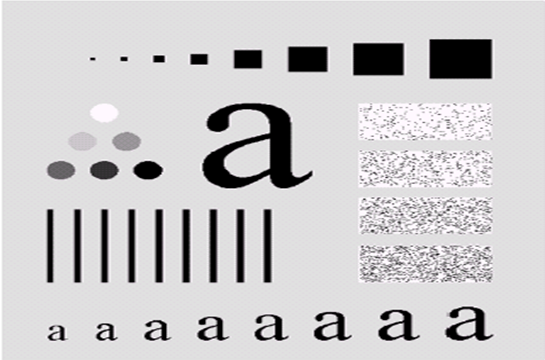
#> input picture test_imgs/test_img.png, 545 x 360 px
$ jupyter execute problem5.ipynb   (older library calls are emulated)
#> lines starting #> are read from the running program, lines starting #| are printed output that depends on the picture
# 5. Write a program for finding edges in an image using Sobel filter.

[cell 1]
import cv2
import numpy as np
import matplotlib.pyplot as plt

def read_img(image_path):
#> called with image_path = '../test_imgs/test_img.png'
    img = cv2.imread(image_path, cv2.IMREAD_GRAYSCALE)
#> img: shape (360, 545); min 0, max 255, mean 202.5
    if img is None:
        raise ValueError(f"Error: Unable to read image at {image_path}")
    return img

def sobel_edge_detection(image):
    sobel_x = cv2.Sobel(image, cv2.CV_64F, 1, 0, ksize=3)
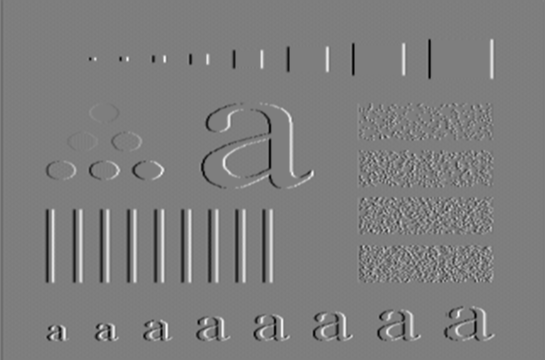
#> sobel_x: shape (360, 545) float64; min -841, max 858, mean -0.4; drawn with min black and max white
    sobel_y = cv2.Sobel(image, cv2.CV_64F, 0, 1, ksize=3)
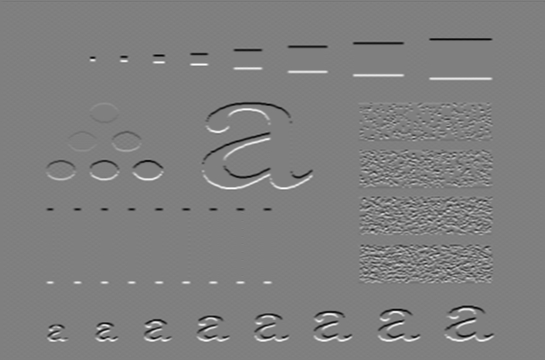
#> sobel_y: shape (360, 545) float64; min -988, max 987, mean -0.1; drawn with min black and max white

    magnitude = np.sqrt(sobel_x**2 + sobel_y**2)
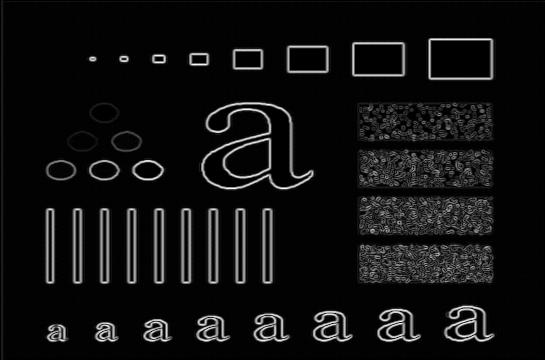
#> magnitude: shape (360, 545) float64; min 0, max 988.7, mean 66.4; drawn with min black and max white
    magnitude = np.clip(magnitude, 0, 255).astype(np.uint8)
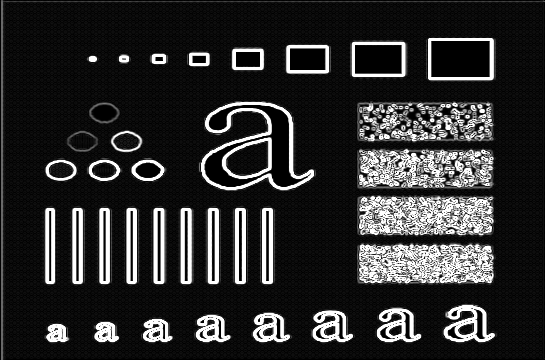
#> magnitude: shape (360, 545); min 0, max 255, mean 45.3

    sobel_x_disp = cv2.convertScaleAbs(sobel_x)
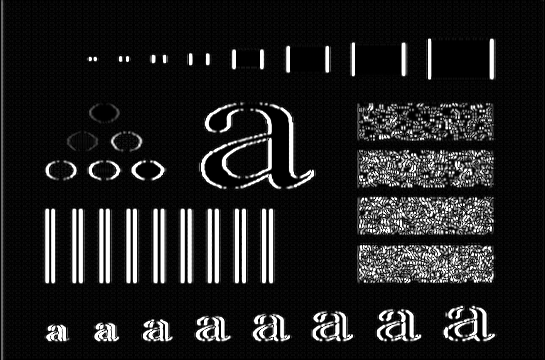
#> sobel_x_disp: shape (360, 545); min 0, max 255, mean 30.3
    sobel_y_disp = cv2.convertScaleAbs(sobel_y)
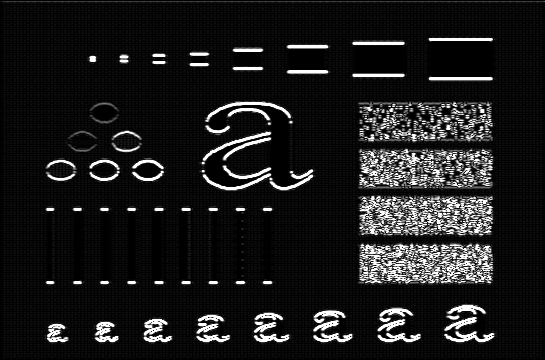
#> sobel_y_disp: shape (360, 545); min 0, max 255, mean 27.8

    return sobel_x_disp, sobel_y_disp, magnitude

def plot_sobel_edges(original, sobel_x, sobel_y, magnitude):
    plt.figure(figsize=(8, 4))

    plt.subplot(2, 2, 1)
    plt.imshow(original, cmap='gray')
    plt.title("Original")
    plt.axis('off')

    plt.subplot(2, 2, 2)
    plt.imshow(sobel_x, cmap='gray')
    plt.title("Sobel X")
    plt.axis('off')

    plt.subplot(2, 2, 3)
    plt.imshow(sobel_y, cmap='gray')
    plt.title("Sobel Y")
    plt.axis('off')

    plt.subplot(2, 2, 4)
    plt.imshow(magnitude, cmap='gray')
    plt.title("Gradient Magnitude")
    plt.axis('off')

    plt.tight_layout()
    plt.savefig("outimg_problem5.png")
    plt.show()

def main():
    image_path = "../test_imgs/test_img.png"
    image = read_img(image_path)

    sobel_x, sobel_y, magnitude = sobel_edge_detection(image)
    plot_sobel_edges(image, sobel_x, sobel_y, magnitude)

if __name__ == "__main__":
    main()
